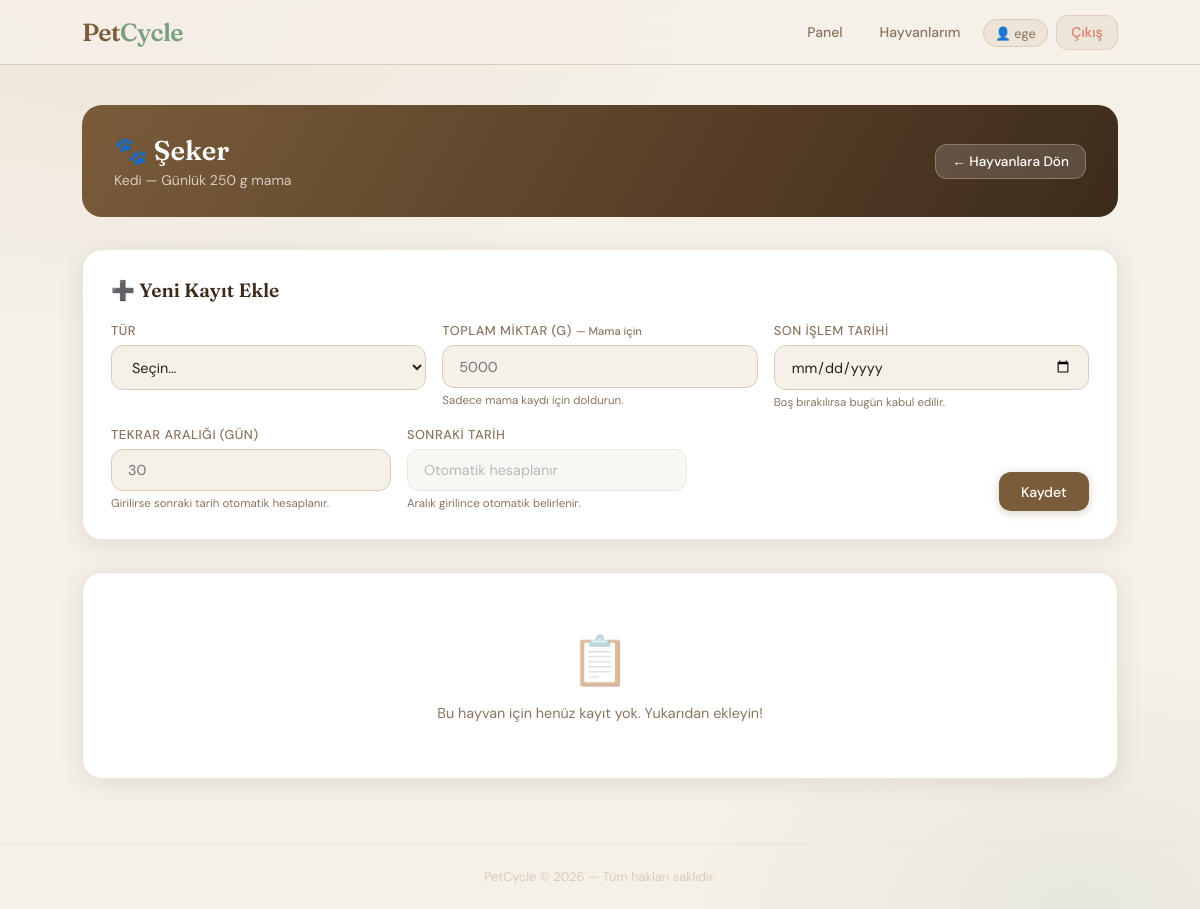
The app's page /routines/1 (signed in), older data.
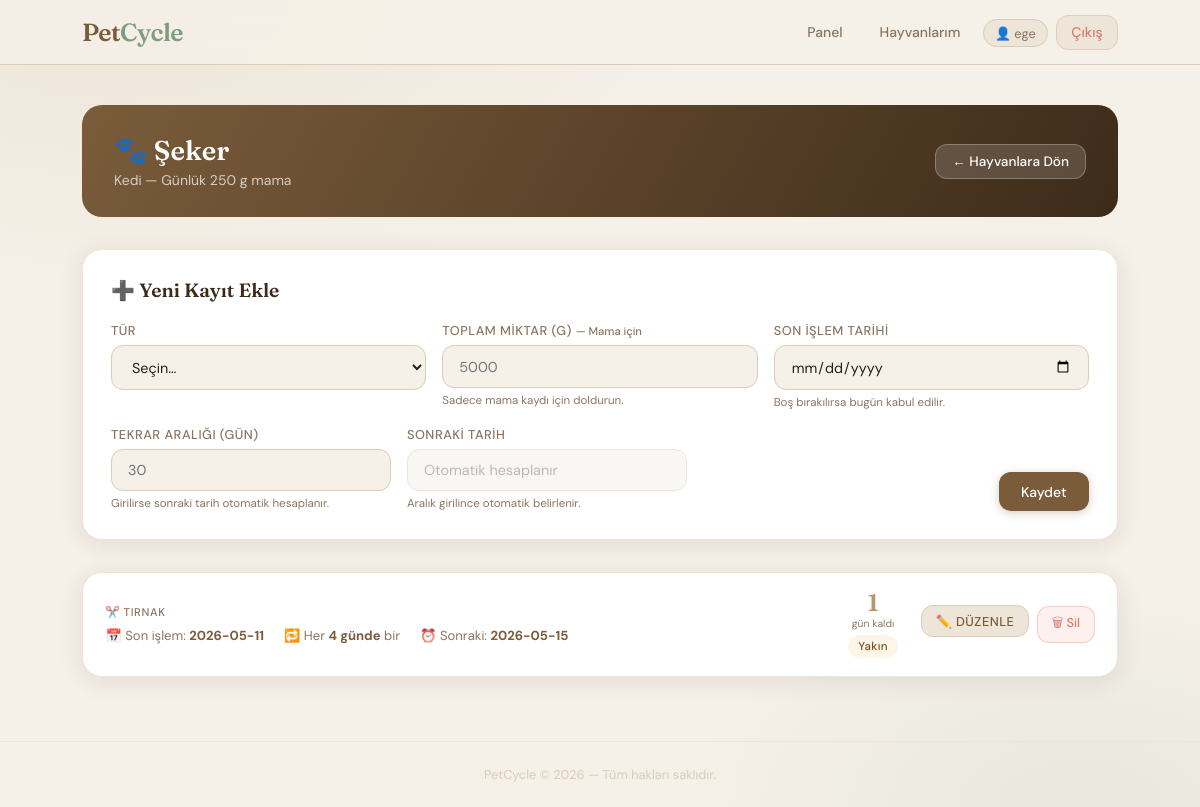
The same page, newer data.
### tables this page shows
CREATE TABLE inventory_and_routines (
            id INTEGER PRIMARY KEY AUTOINCREMENT,
            pet_id INTEGER NOT NULL,
            item_type TEXT NOT NULL, 
            total_amount INTEGER,     
            interval_days INTEGER,      
            next_due_date DATE,       
            last_action_date DATE DEFAULT (date('now', 'localtime')),
            FOREIGN KEY (pet_id) REFERENCES pets (id)
        );

### app.py (the view)
@app.route('/routines/<int:pet_id>', methods=['GET'])
@login_required
def get_routines(pet_id):
    user_id = session['user_id']
    conn = get_db_connection()
    try:
        pet = conn.execute(
            'SELECT * FROM pets WHERE id = ? AND user_id = ?',
            (pet_id, user_id)
        ).fetchone()
        if not pet:
            flash('Bu evcil hayvana erişim yetkiniz yok!', 'danger')
            return redirect(url_for('pets'))
        routines = conn.execute('''
            SELECT ir.* FROM inventory_and_routines ir
            JOIN pets p ON ir.pet_id = p.id
            WHERE ir.pet_id = ? AND p.user_id = ?
        ''', (pet_id, user_id)).fetchall()
        today = date.today()
        processed = []
        for r in routines:
            rd = dict(r)
            if rd['next_due_date']:
                target = datetime.strptime(rd['next_due_date'], '%Y-%m-%d').date()
                rd['days_left'] = (target - today).days
            else:
                rd['days_left'] = None
            processed.append(rd)
        return render_template('routines.html', pet=pet, routines=processed)
    finally:
        conn.close()

### app.py (called while the page is built)
def get_db_connection():
    conn = sqlite3.connect(DATABASE)
    conn.row_factory = sqlite3.Row
    return conn

@app.context_processor
def inject_now():
    return {'now': datetime.now()}

def login_required(f):
    @wraps(f)
    def decorated_function(*args, **kwargs):
        if 'user_id' not in session:
            flash('Lütfen önce giriş yapın.', 'warning')
            return redirect(url_for('login'))
        return f(*args, **kwargs)
    return decorated_function

### templates/routines.html (shortened to what the changed rows need)
{% extends "base.html" %}
{% block content %}
<div class="routine-header">
    <div>
        <h1>🐾 {{ pet.name }}</h1>
    </div>
</div>
<div class="add-section">
    <h2>➕ Yeni Kayıt Ekle</h2>
</div>
{% if routines %}
<div class="routine-list">
    {% for r in routines %}
    <div class="routine-row">
        <div class="routine-row-main">
            <div class="routine-info">
                <span class="routine-type-label">
                    {% if r.item_type == 'Mama' %}🥣
                    {% elif r.item_type == 'Veteriner' %}🏥
                    {% elif r.item_type == 'Aşı' %}💉
                    {% elif r.item_type == 'Tırnak' %}✂️
                    {% elif r.item_type == 'Banyo' %}🛁
                    {% elif r.item_type == 'İlaç' %}💊
                    {% else %}📌{% endif %}
                    {{ r.item_type }}
                </span>
                <div class="routine-meta">
                    {% if r.last_action_date %}
                    <span class="routine-meta-item">
                        📅 Son işlem: <strong>{{ r.last_action_date[:10] }}</strong>
                    </span>
                    {% endif %}
                    {% if r.interval_days %}
                    <span class="routine-meta-item">
                        🔁 Her <strong>{{ r.interval_days }} günde</strong> bir
                    </span>
                    {% endif %}
                    {% if r.next_due_date %}
                    <span class="routine-meta-item">
                        ⏰ Sonraki: <strong>{{ r.next_due_date }}</strong>
                    </span>
                    {% endif %}
                </div>
            </div>
            {% if r.days_left is not none %}
            <div class="days-chip">
                <span class="num
                    {% if r.days_left < 0 %}day-danger
                    {% elif r.days_left <= 3 %}day-warn
                    {% else %}day-ok{% endif %}">
                    {{ r.days_left | abs }}
                </span>
                <span class="lbl">
                    {% if r.days_left < 0 %}gün geçti
                    {% elif r.days_left == 0 %}bugün!
                    {% else %}gün kaldı{% endif %}
                </span>
                {% if r.days_left < 0 %}
                    <span class="badge badge-danger" style="margin-top:.3rem">Gecikti</span>
                {% elif r.days_left == 0 %}
                    <span class="badge badge-warn" style="margin-top:.3rem">Bugün</span>
                {% elif r.days_left <= 3 %}
                    <span class="badge badge-warn" style="margin-top:.3rem">Yakın</span>
                {% else %}
                    <span class="badge badge-ok" style="margin-top:.3rem">Tamam</span>
                {% endif %}
            </div>
            {% endif %}
            <div class="routine-actions">
                <label for="rt-toggle-{{ r.id }}" class="btn btn-ghost btn-sm" style="cursor:pointer">
                    ✏️ Düzenle
                </label>
                <form method="POST" action="{{ url_for('delete_routine', r_id=r.id) }}"
                    onsubmit="return confirm('Bu kayıt silinecek, emin misiniz?')">
                    <button type="submit" class="btn btn-danger btn-sm">🗑 Sil</button>
                </form>
            </div>
        </div>
    </div>
    {% endfor %}
</div>
{% else %}
<div class="empty-state card">
    <div class="empty-icon">📋</div>
    <p>Bu hayvan için henüz kayıt yok. Yukarıdan ekleyin!</p>
</div>
{% endif %}
{% endblock %}

Row changes from the older to the newer data that the page shows:
added inventory_and_routines: item_type "TIRNAK", last_action_date "2026-05-11", interval_days "4", next_due_date "2026-05-15", days_left|abs "1"
Text that changed along with them:
text no longer shown: "📋 Bu hayvan için henüz kayıt yok. Yukarıdan ekleyin!"
